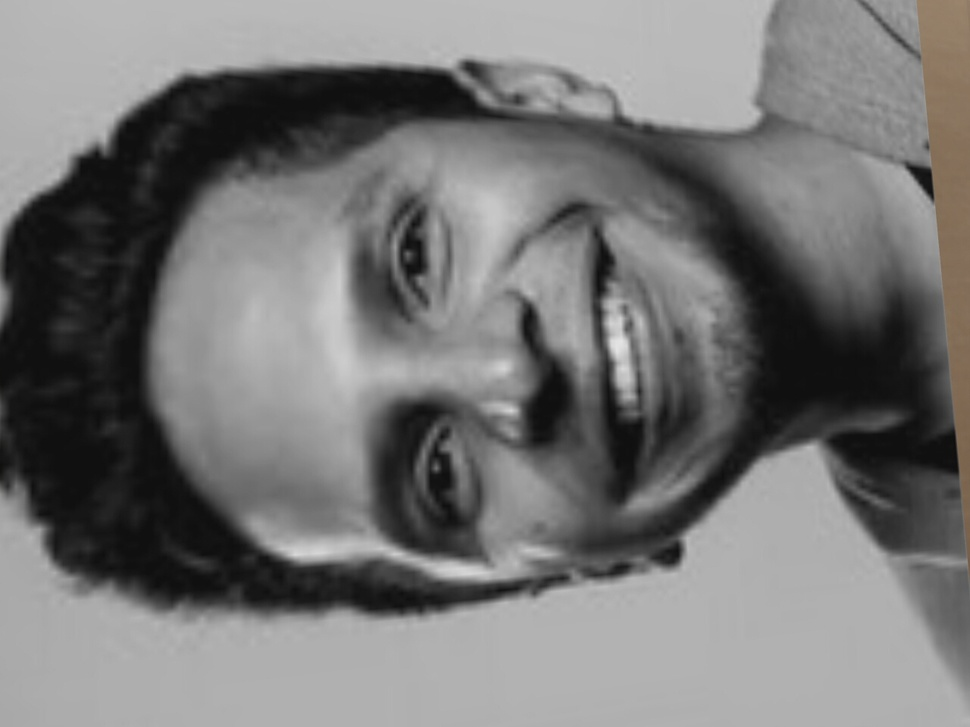
%> input picture Website/public/algorithm/capturedimage.jpg, 970 x 727 px, shrunk from 1280 x 960 before the run
$ octave algo2.m   (GNU Octave 9; MATLAB toolbox functions it lacks are replaced by stand-ins)
%> lines starting %> are read from the running program, lines starting %| are printed output that depends on the picture

%when user presses the "photo capture" button, camera takes 5 photos and
%algorithm should calculate the average 'energy' value of all 5 captured
%photos

rgb = imread('capturedimage.jpg');
%> rgb is the input picture: size 727x970x3 uint8; mean R, G, B 117.9, 117.4, 116.9
grayimage = rgb2gray(rgb);
Iblur =adapthisteq(grayimage);
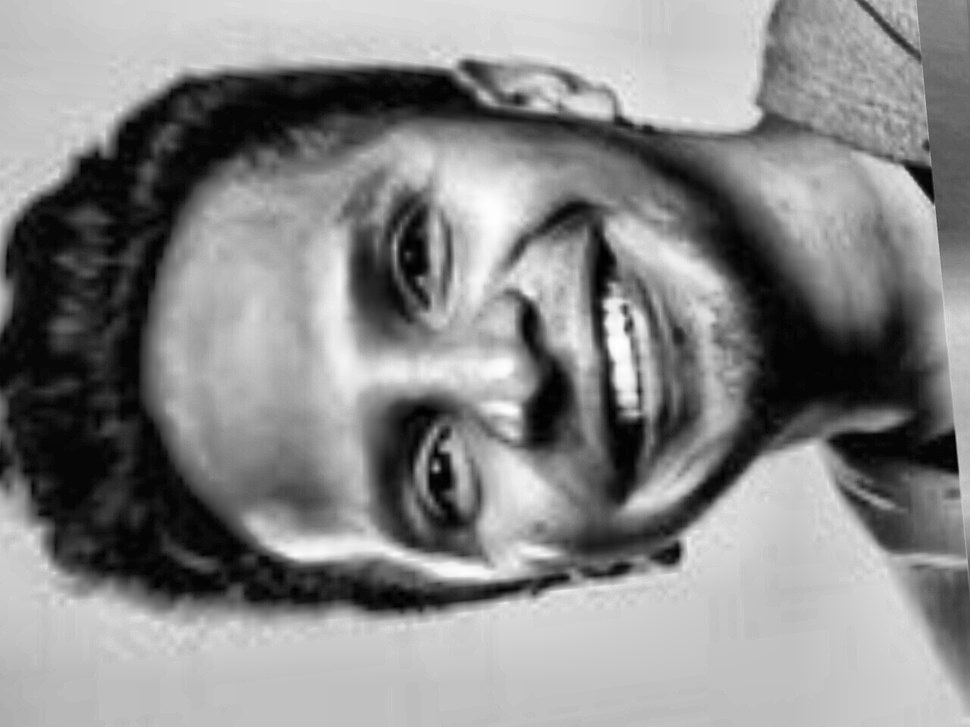
%> Iblur: size 727x970 uint8; min 0, max 255, mean 135
glcm1 = graycomatrix(Iblur);
%> glcm1 = [100338 3140 17 10 0 0 0 0; 3093 53000 3091 13 13 0 0 0; 0 3035 48148 3567 10 15 0 0; 0 13 3579 56969 3758 26 0 0; 0 0 50 3887 64163 4034 11 0; 0 0 3 88 4192 104390 3656 0; 0 0 0 6 35 3817 217593 1031; 0 0 0 0 0 4 1027 14641]
stats = graycoprops(glcm1,{'energy'});
%> stats = {Energy 0.164}
disp(stats)
%|     Energy = 0.1636
